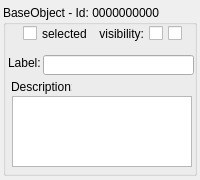
<?xml version="1.0" encoding="UTF-8"?>
<ui version="4.0">
 <class>propBaseObject</class>
 <widget class="QWidget" name="propBaseObject">
  <property name="geometry">
   <rect>
    <x>0</x>
    <y>0</y>
    <width>200</width>
    <height>180</height>
   </rect>
  </property>
  <property name="sizePolicy">
   <sizepolicy hsizetype="Preferred" vsizetype="Preferred">
    <horstretch>0</horstretch>
    <verstretch>0</verstretch>
   </sizepolicy>
  </property>
  <property name="minimumSize">
   <size>
    <width>200</width>
    <height>180</height>
   </size>
  </property>
  <property name="maximumSize">
   <size>
    <width>200</width>
    <height>180</height>
   </size>
  </property>
  <property name="windowTitle">
   <string>Form</string>
  </property>
  <property name="styleSheet">
   <string notr="true"/>
  </property>
  <widget class="QGroupBox" name="baseObject">
   <property name="enabled">
    <bool>true</bool>
   </property>
   <property name="geometry">
    <rect>
     <x>3</x>
     <y>5</y>
     <width>194</width>
     <height>171</height>
    </rect>
   </property>
   <property name="title">
    <string>BaseObject - Id: 0000000000</string>
   </property>
   <widget class="QCheckBox" name="selected">
    <property name="geometry">
     <rect>
      <x>20</x>
      <y>20</y>
      <width>70</width>
      <height>17</height>
     </rect>
    </property>
    <property name="text">
     <string>selected</string>
    </property>
   </widget>
   <widget class="QCheckBox" name="visible">
    <property name="geometry">
     <rect>
      <x>90</x>
      <y>20</y>
      <width>70</width>
      <height>17</height>
     </rect>
    </property>
    <property name="layoutDirection">
     <enum>Qt::RightToLeft</enum>
    </property>
    <property name="autoFillBackground">
     <bool>false</bool>
    </property>
    <property name="styleSheet">
     <string notr="true">QCheckBox::indicator {
    image: url(:/icons/HideSelf.ico);
}

QCheckBox::indicator:checked {
    image: url(:/icons/Visible.ico);
}

QCheckBox::indicator:unchecked {
    image: url(:/icons/Hidden.ico);
}

</string>
    </property>
    <property name="text">
     <string>visibility:</string>
    </property>
    <property name="tristate">
     <bool>false</bool>
    </property>
   </widget>
   <widget class="QLabel" name="label">
    <property name="geometry">
     <rect>
      <x>0</x>
      <y>50</y>
      <width>41</width>
      <height>16</height>
     </rect>
    </property>
    <property name="text">
     <string>Label: </string>
    </property>
    <property name="alignment">
     <set>Qt::AlignRight|Qt::AlignTrailing|Qt::AlignVCenter</set>
    </property>
   </widget>
   <widget class="QLineEdit" name="labelEdit">
    <property name="geometry">
     <rect>
      <x>40</x>
      <y>50</y>
      <width>151</width>
      <height>20</height>
     </rect>
    </property>
   </widget>
   <widget class="QTextEdit" name="descrEdit">
    <property name="geometry">
     <rect>
      <x>9</x>
      <y>91</y>
      <width>180</width>
      <height>71</height>
     </rect>
    </property>
   </widget>
   <widget class="QLabel" name="label_2">
    <property name="geometry">
     <rect>
      <x>8</x>
      <y>74</y>
      <width>61</width>
      <height>16</height>
     </rect>
    </property>
    <property name="text">
     <string>Description:</string>
    </property>
   </widget>
   <widget class="QCheckBox" name="visibleKids">
    <property name="geometry">
     <rect>
      <x>165</x>
      <y>18</y>
      <width>20</width>
      <height>20</height>
     </rect>
    </property>
    <property name="styleSheet">
     <string notr="true">QCheckBox::indicator {
    image: url(:/icons/HideSelf.ico);
}

QCheckBox::indicator:checked {
    image: url(:/icons/Visible.ico);
}

QCheckBox::indicator:unchecked {
    image: url(:/icons/Hidden.ico);
}

</string>
    </property>
    <property name="text">
     <string/>
    </property>
   </widget>
  </widget>
 </widget>
 <resources>
  <include location="dpVision.qrc"/>
 </resources>
 <connections>
  <connection>
   <sender>selected</sender>
   <signal>stateChanged(int)</signal>
   <receiver>propBaseObject</receiver>
   <slot>changedSelection(int)</slot>
   <hints>
    <hint type="sourcelabel">
     <x>59</x>
     <y>58</y>
    </hint>
    <hint type="destinationlabel">
     <x>99</x>
     <y>41</y>
    </hint>
   </hints>
  </connection>
  <connection>
   <sender>visible</sender>
   <signal>stateChanged(int)</signal>
   <receiver>propBaseObject</receiver>
   <slot>changedVisibility(int)</slot>
   <hints>
    <hint type="sourcelabel">
     <x>129</x>
     <y>58</y>
    </hint>
    <hint type="destinationlabel">
     <x>99</x>
     <y>41</y>
    </hint>
   </hints>
  </connection>
  <connection>
   <sender>labelEdit</sender>
   <signal>textEdited(QString)</signal>
   <receiver>propBaseObject</receiver>
   <slot>changedLabel(QString)</slot>
   <hints>
    <hint type="sourcelabel">
     <x>119</x>
     <y>34</y>
    </hint>
    <hint type="destinationlabel">
     <x>99</x>
     <y>37</y>
    </hint>
   </hints>
  </connection>
  <connection>
   <sender>descrEdit</sender>
   <signal>textChanged()</signal>
   <receiver>propBaseObject</receiver>
   <slot>onDescrChanged()</slot>
   <hints>
    <hint type="sourcelabel">
     <x>101</x>
     <y>131</y>
    </hint>
    <hint type="destinationlabel">
     <x>99</x>
     <y>89</y>
    </hint>
   </hints>
  </connection>
  <connection>
   <sender>visibleKids</sender>
   <signal>toggled(bool)</signal>
   <receiver>propBaseObject</receiver>
   <slot>changedKidsVisibility(bool)</slot>
   <hints>
    <hint type="sourcelabel">
     <x>177</x>
     <y>32</y>
    </hint>
    <hint type="destinationlabel">
     <x>99</x>
     <y>89</y>
    </hint>
   </hints>
  </connection>
 </connections>
 <slots>
  <slot>changedSelection(int)</slot>
  <slot>changedVisibility(int)</slot>
  <slot>changedLabel(QString)</slot>
  <slot>onDescrChanged()</slot>
  <slot>changedKidsVisibility(bool)</slot>
 </slots>
</ui>
